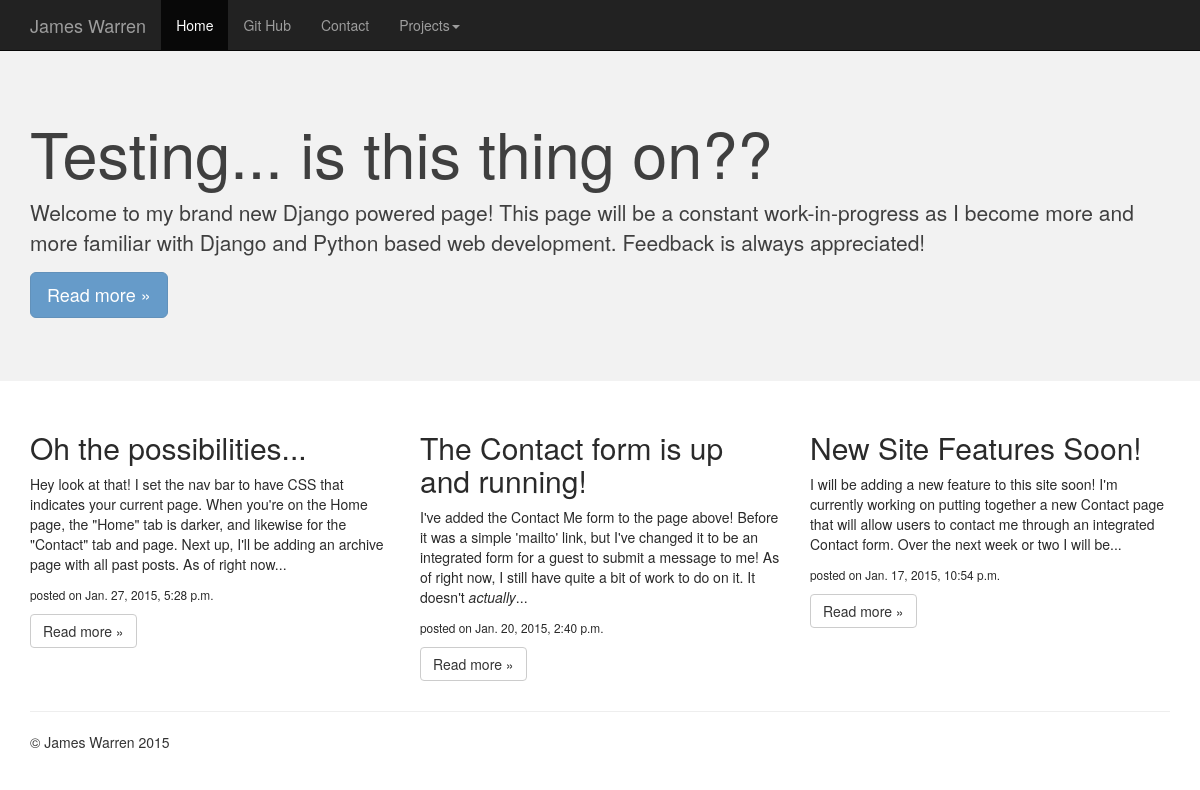
The app's page /, older data.
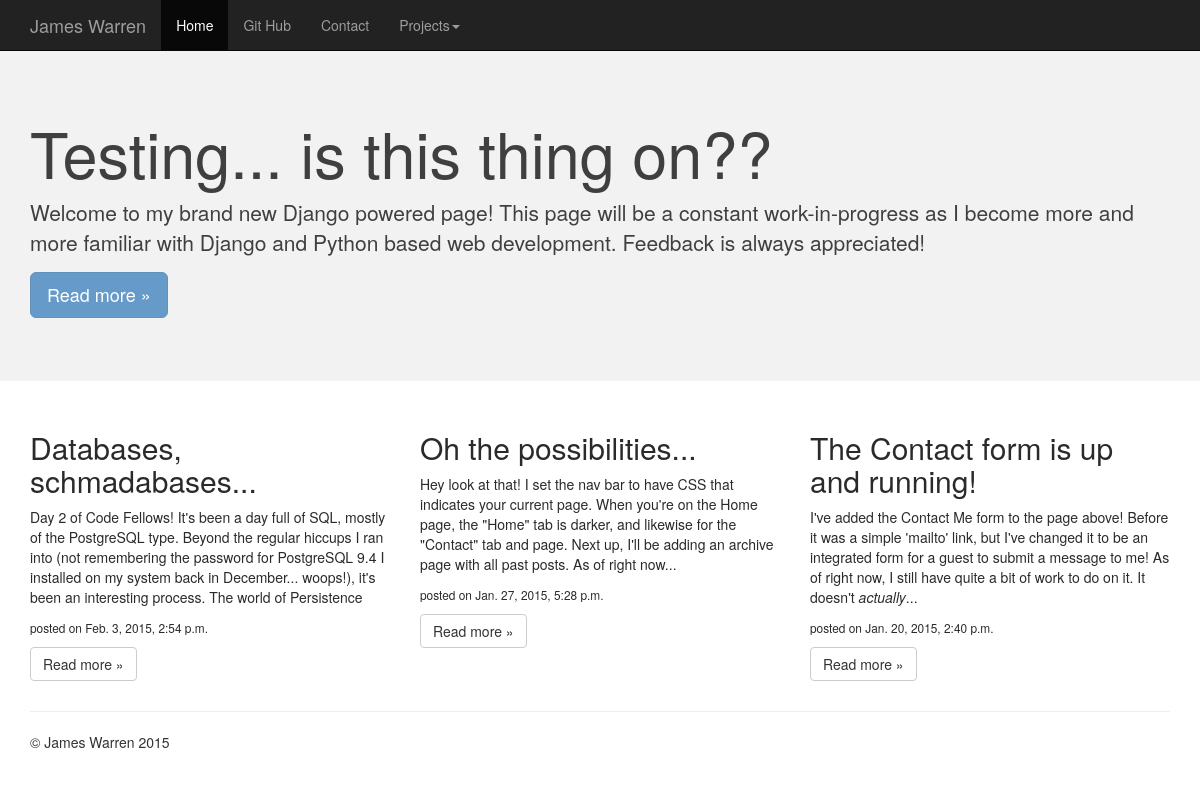
The same page, newer data.
### blog/models.py (models this page shows, shortened)
class BlogPost(models.Model):
    class Meta:
        verbose_name_plural = "Blog Posts"
    title = models.CharField('Title', max_length=120)
    post = models.TextField('Content')
    blurb = models.TextField('Blurb')
    created = models.DateTimeField('Created', auto_now_add=True, auto_now=False)
    display = models.BooleanField('Display on Home Page?', default=False)
    heading = models.BooleanField('Display as Heading?', default=False)

### blog/views.py (the view)
# urls.py: url(r'^$', views.index, name='index'),
def index(request):
    return render(request, 'base.html', {
        'posts': BlogPost.objects.filter(display=True).order_by('created')[::-1],
        'heading': BlogPost.objects.filter(heading=True).order_by('created')[0]
        })

### blog/templates/base.html (shortened to what this page needs)
{% extends 'base_site.html' %}
{% block nav %}
        <div id="navbar" class="navbar-collapse collapse">
          <ul class="nav navbar-nav">
            <li class="active"><a href="/">Home</a></li>
            <li><a href="http://www.github.com/jwarren116" target="_blank">Git Hub</a></li>
            <li><a href="/contact">Contact</a></li>
            <li class="dropdown">
              <a href="#" class="dropdown-toggle" data-toggle="dropdown" role="button" aria-expanded="false">Projects<span class="caret"></span></a>
            </li>
          </ul>
        </div>
{% endblock %}
{% block content %}
    <div class="jumbotron">
      <div class="container">
      {% if heading %}
        <h1>{{ heading.title }}</h1>
        <p>{{ heading.blurb|safe }}</p>
        <p><a class="btn btn-primary btn-lg" href="{% url 'entry' heading.id %}" role="button">Read more &raquo;</a></p>
      </div>
      {% endif %}
    </div>
    <div class="container">
      <div class="row">
      {% if posts %}
        {% for item in posts %}
        <div class="col-md-4">
          <h2>{{ item.title }}</h2>
          <p>{{ item.blurb|safe }}</p>
          <p><small>posted on {{ item.created }}</small></p>
          <p><a class="btn btn-default" href="{% url 'entry' item.id %}" role="button">Read more &raquo;</a></p>
        </div>
        {% endfor %}
      {% endif %}
      </div>
    </div>
{% endblock %}

Row changes from the older to the newer data that the page shows:
no longer on this page (row edited): BlogPost: title "New Site Features Soon!", blurb "I will be adding a new feature to this site soon! I'm currently working on putting together a new Contact page that will allow users to contact me through an integrated Contact form. Over the next week or two I will be...", created "Jan. 17, 2015, 10:54 p.m."
added BlogPost: title "Databases, schmadabases...", blurb "Day 2 of Code Fellows! It's been a day full of SQL, mostly of the PostgreSQL type. Beyond the regular hiccups I ran into (not remembering the password for PostgreSQL 9.4 I installed on my system back in December... woops!), it's been an interesting process. The world of Persistence", created "Feb. 3, 2015, 2:54 p.m."
